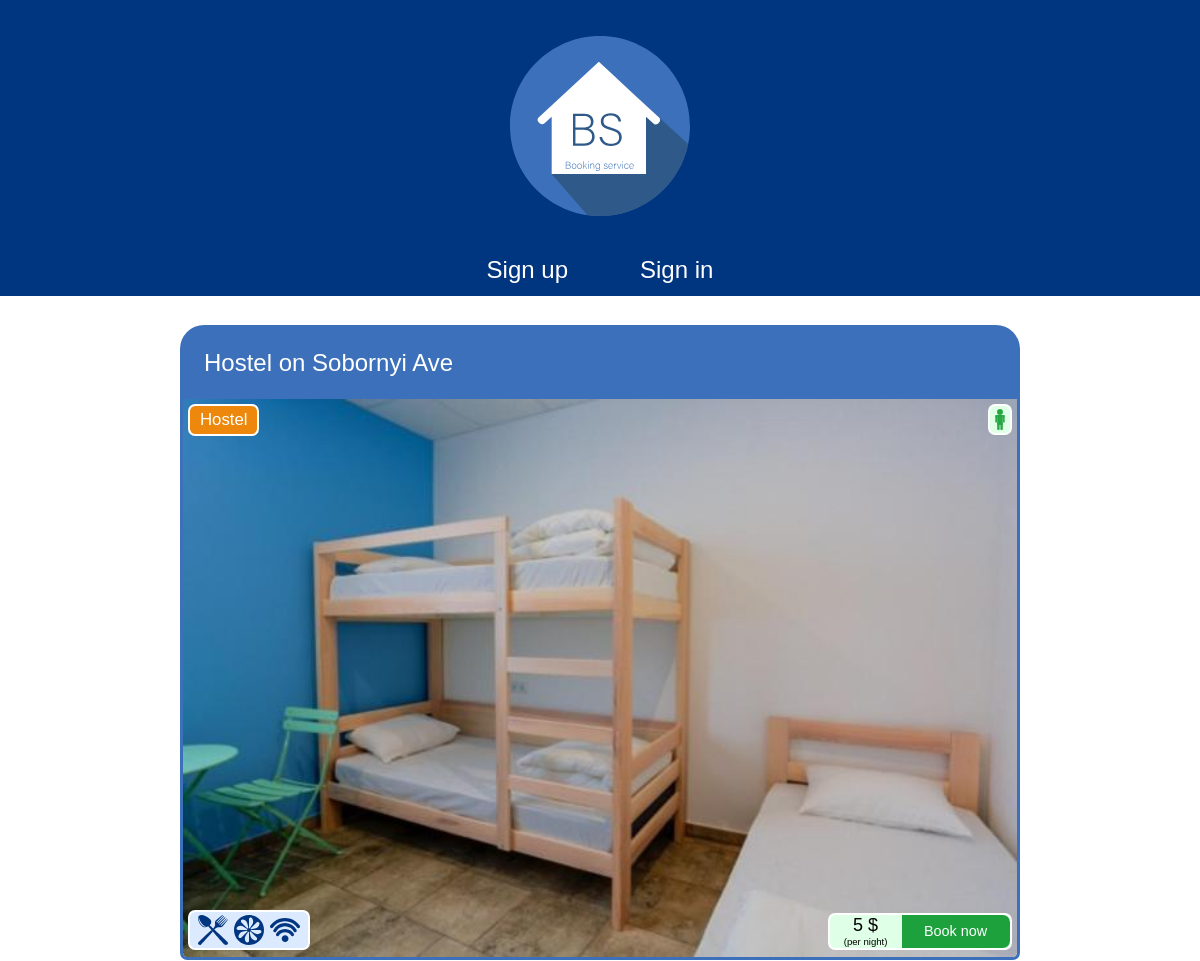
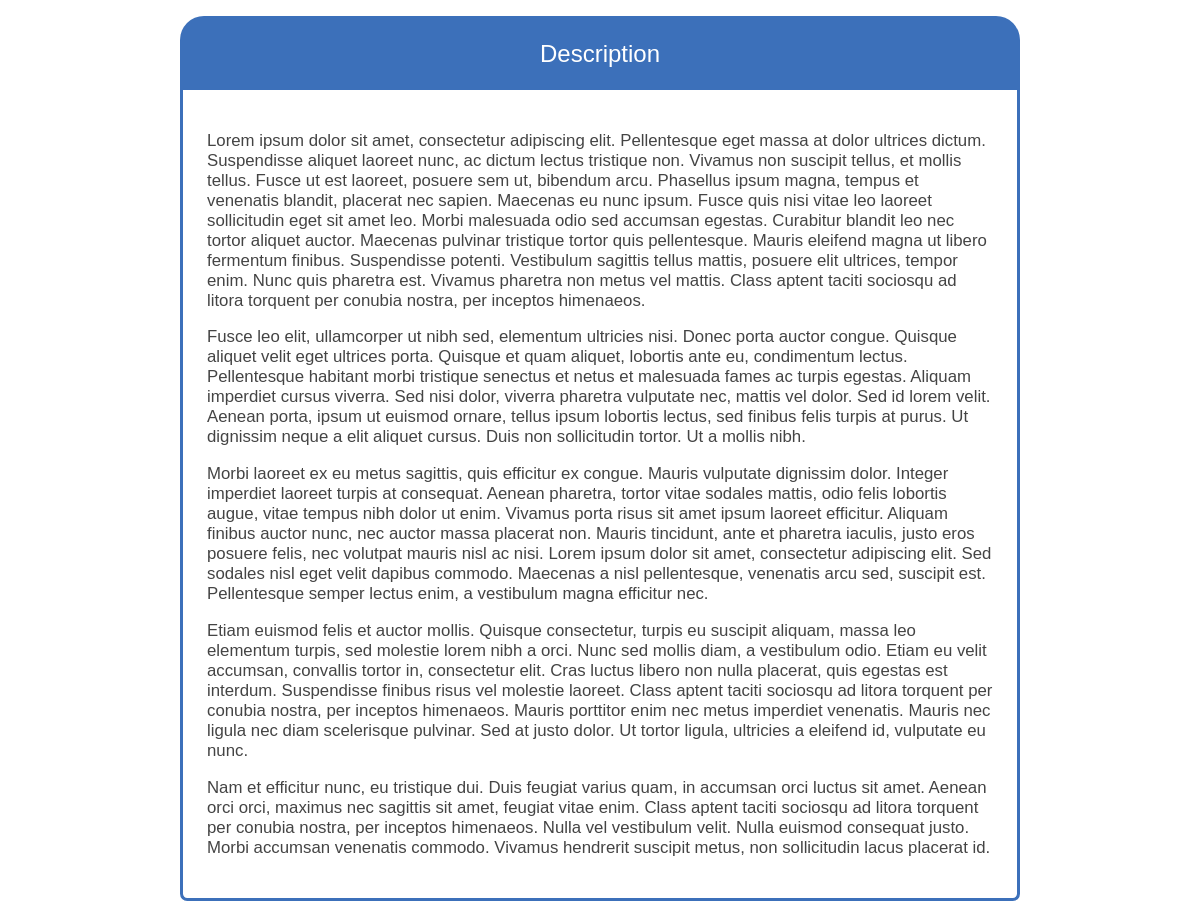
/offers/hostel-on-sobornyi-ave/, run on the app's committed database (2 pictures, top to bottom).
### booking/models.py (models this page shows, shortened)
class Offer(models.Model):
    LODGING_TYPES = (
        ('F', 'Flat'),
        ('HST', 'Hostel'),
        ('HS', 'House'),
        ('HR', 'Hotel Room')
    )
    PLACES_NUMBERS = (
        (1,1),
        (2,2),
        (3,3),
        (4,4),
        (5,5)
    )
    name = models.CharField(max_length=100)
    slug = models.SlugField(max_length=255, unique=True, db_index=True, verbose_name='URL')
    description = models.TextField(max_length=5000)
    image = models.ImageField(upload_to='photo/%Y/%m/%d/')
    lodging_type = models.CharField(max_length=3, choices=LODGING_TYPES, default='HR')
    places = models.IntegerField(default=1, choices=PLACES_NUMBERS)
    night_price = models.PositiveIntegerField(default=100, validators=[MinValueValidator(1), MaxValueValidator(100)], verbose_name='Night price')
    isWifi = models.BooleanField(default=True, verbose_name='WiFi')
    isConditioner = models.BooleanField(default=False, verbose_name='Conditioner')
    isKitchen = models.BooleanField(default=False, verbose_name='Kitchen')
    isBreakfast = models.BooleanField(default=False, verbose_name='Breakfast')
    date_created = models.DateField(auto_now_add=True)
    isPublished = models.BooleanField(default=True, verbose_name='Published')

### booking/views.py (the view)
# urls.py: path('offers/<slug:slug>/', views.OfferDetailView.as_view(), name='detail'),
class OfferDetailView(DataMixin, generic.DetailView):
    model = Offer
    template_name = 'booking/detail.html'
    def get_context_data(self, **kwargs):
        context = super().get_context_data(**kwargs)
        c_def = self.get_user_context(title=self.object.name)
        context = dict(list(context.items()) + list(c_def.items()))
        return context
    def get_queryset(self):
        return Offer.objects.filter(isPublished=True)

### booking/utils.py (called while the page is built)
    def get_user_context(self, **kwargs):
        context = kwargs
        context['auth_menu'] = auth_menu
        context['unauth_menu'] = unauth_menu
        if 'menu_item_selected' not in context:
            context['menu_item_selected'] = '------'
        return context

### booking/templates/booking/detail.html (shortened to what this page needs)
{% extends 'booking/base.html' %}
{% load static %}
{% block content %}
    <div class="details-content-block">
        <div class="offer-detail-block offer-detail-header">
            <p class="offer-detail-header-text">{{object.name}}</p>
        </div>
        <div class="offer-image">
                <img src="{% get_media_prefix %}{{ object.image }}" class="offer-thumbnailimage offer-detail-image">
                <p class="offer-onimage" id="offer-detail-onimage-text">{{ object.get_lodging_type_display}}</p>
                <div class="offer-onimage" id="offer-detail-onimage-persons">
                    {% with ''|center:object.places as range %}
                    {% for _ in range %}
                    <img src="{% static 'booking/images/man_figure.svg' %}" class="offer-man-figure-image">
                    {% endfor %}
                    {% endwith %}
                </div>
                    {% if object.isKitchen or object.isConditioner or object.isBreakfast or object.isWifi %}
                        <div class="offer-onimage offer-detail-onimage-services">
                            <div class="offer-services-block">
                            <div class="offer-service-spacer"></div>
                            {%if object.isKitchen%}
                                <img class="service-thumbnailimage" title='Kitchen' src="{% static 'booking/images/fork-spoon.svg' %}">
                                <div class="offer-service-spacer"></div>
                            {% endif %}
                            {%if object.isConditioner%}
                                <img class="service-thumbnailimage" title='Conditioner' src="{% static 'booking/images/air-conditioner.svg' %}">
                                 <div class="offer-service-spacer"></div>
                            {% endif %}
                            {%if object.isWifi%}
                                <img class="service-thumbnailimage" title='Wi-Fi' src="{% static 'booking/images/wifi.svg' %}">
                                 <div class="offer-service-spacer"></div>
                            {% endif %}
                            </div>
                        </div>
                    {% endif %}
                <div class="offer-onimage offer-detail-onimage-book-block">
                    <div class="offer-details-price-info-block">
                    <p class="offer-price-caption black-text">{{object.night_price}} $</p>
                    <p class="offer-price-additional-text-block black-text">(per night)</p>
                </div>
                    <a class="offer-detail-book-button" href="{% url 'booking:book' object.slug %}">Book now</a>
                </div>
            </div>
        <div class="offer-detail-block">
            <div class="offer-detail-description-header">
                <p class="offer-detail-header-text">Description</p>
            </div>
            <div class="offer-detail-description-block">
                <div class="offer-detail-description-text">{{object.description|linebreaks}}</div>
            </div>
        </div>
    </div>
{% endblock content %}

### booking/static/booking/css/styles.css (style rules this page uses)
body { font-family: 'Arial'; margin: 0; padding: 0; height: 100%; width: 100%; color: #444; }
.service-thumbnailimage { width: 2.5vw; height: 2.5vw; display: block; float: left; }
.offer-thumbnailimage { width: -webkit-fill-available; border-radius: 0.8vw; border: 0.2vw solid transparent; display: block; }
.offer-image { position: relative; }
.offer-price-caption { font-size: 1.5vw; display: flex; justify-content: center; margin: 0; }
.offer-price-additional-text-block { font-size: 0.8vw; margin: 0vw; display: flex; justify-content: center; }
.offer-services-block { width: fit-content; height: 2.5vw; border: 0.2vw solid transparent; border-radius: 0.8vw; padding: 0.1vw 0vw; }
.offer-service-spacer { width: 0.5vw; height: 2.5vw; float: left; }
.offer-onimage { position: absolute; margin-top: 0; margin-bottom: 0; border-radius: 0.6vw; border: 0.2vw solid white; }
.offer-man-figure-image { float: left; width: 1.2vw; height: 1.8vw; }
.details-content-block { width: 100%; height: auto; }
.offer-detail-image { border: 0.3vw solid #3C70BA; border-radius: 0vw 0vw 0.6vw 0.6vw; }
.offer-detail-header { height: auto; border-radius: 2vw 2vw 0vw 0vw; background-color: #3C70BA; padding: 2vw; padding-bottom: 1.6vw; }
.offer-detail-header-text { font-size: 2vw; color: white; margin: 0vw; display: block; width: fit-content; }
.offer-detail-description-block { height: auto; border-radius: 0vw 0vw 0.6vw 0.6vw; border: 0.3vw solid #3C70BA; padding: 2vw; }
.offer-detail-block { margin-top: 2%; }
.offer-detail-description-header { border-radius: 2vw 2vw 0vw 0vw; background-color: #3C70BA; display: flex; justify-content: center; padding: 2vw; padding-bottom: 1.6vw; }
.offer-detail-description-text { font-size: 1.4vw; }
#offer-detail-onimage-persons { top: 0.7vw; right: 0.7vw; padding: 0.2vw 0.2vw; background: #e0ffe7; border-color: white; }
#offer-detail-onimage-text { top: 0.7vw; left: 0.7vw; padding: 0.3vw 0.8vw; background: #ed880c; border-color: white; color: white; font-size: 1.4vw; }
.offer-detail-onimage-services { bottom: 0.8vw; left: 0.7vw; background-color: #DBEAFF; }
.offer-detail-onimage-book-block { height: 2.8vw; width: 15vw; bottom: 0.8vw; right: 0.7vw; background-color: #e0ffe7; display: flex; justify-content: space-between; }
.offer-detail-book-button { height: 100%; width: 60%; text-decoration: none; font-size: 1.2vw; display: flex; justify-content: center; align-items: center; color: white; background-color: #1da13c; border-radius: 0vw 0.6vw 0.6vw 0vw; }
.offer-details-price-info-block { width: 40%; display: flex; flex-direction: column; align-items: center; }
.black-text { color: black; }

### data on the page
Offer: name "Hostel on Sobornyi Ave", image (picture), lodging_type "Hostel", places 1 (drawn), night_price "5", description "Lorem ipsum dolor sit amet, consectetur adipiscing elit. Pellentesque eget massa at dolor ultrices dictum. Suspendisse aliquet laoreet nunc, ac dictum lectus tristique non. Vivamus non suscipit tellus, et mollis tellus. Fusce ut est laoreet, posuere sem ut, bibendum arcu. Phasellus ipsum magna, tempus et venenatis blandit, placerat nec sapien. Maecenas eu nunc ipsum. Fusce quis nisi vitae leo laoreet sollicitudin eget sit amet leo. Morbi malesuada odio sed accumsan egestas. Curabitur blandit leo nec tortor aliquet auctor. Maecenas pulvinar tristique tortor quis pellentesque. Mauris eleifend magna ut libero fermentum finibus. Suspendisse potenti. Vestibulum sagittis tellus mattis, posuere…"

### other printed values
{{ item.title }} "Sign up" "Sign in"
